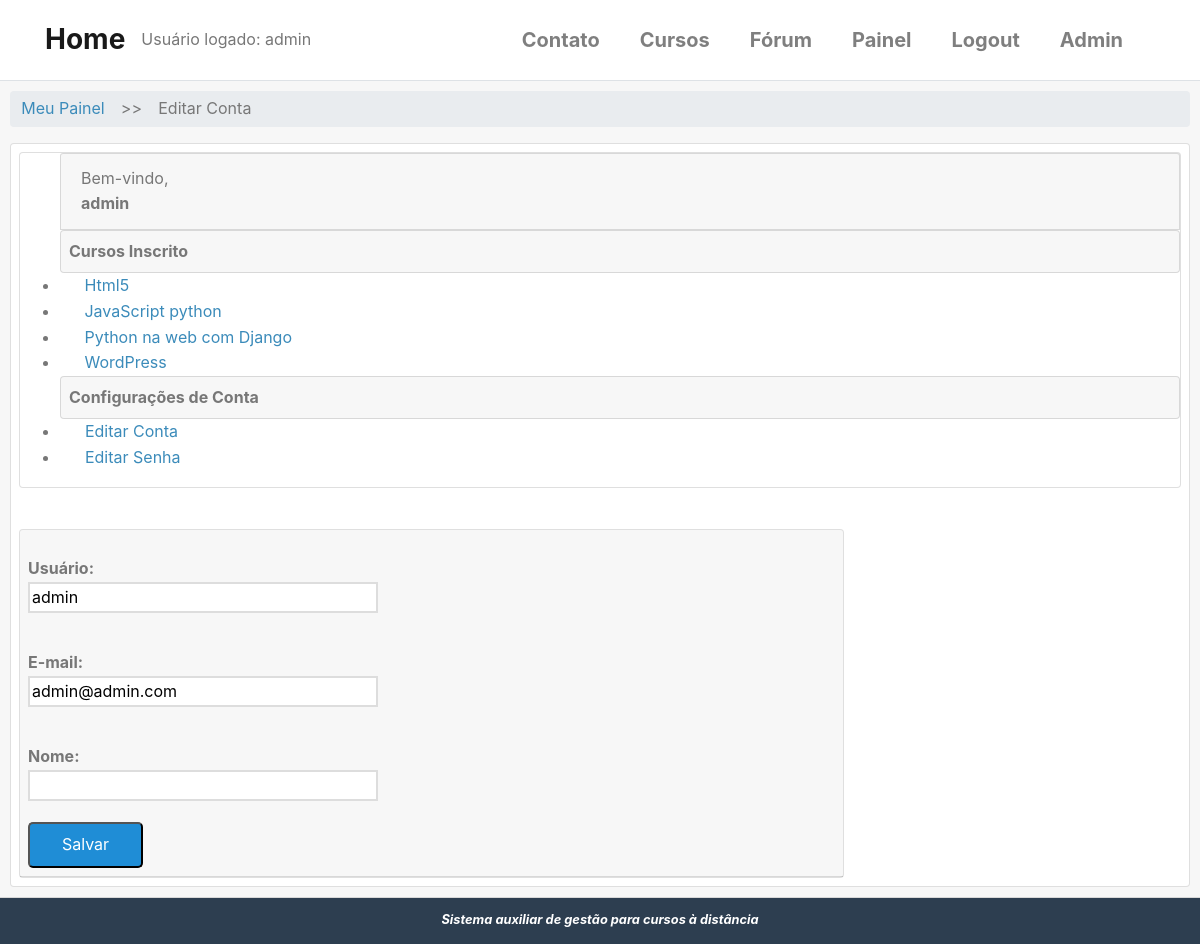
/conta/editar/usuario/ (signed in), run on the app's committed database.
### accounts/models.py (models this page shows, shortened)
class User(AbstractBaseUser, PermissionsMixin):
    username = models.CharField(
        'Usuário', max_length=30, unique=True,
        validators = [validators.RegexValidator(re.compile('^[\w.@+-]+$'),
        'O nome de usuário só pode conter letras, dígitos ou os seguintes caracteres: @/ ./ +/ -/ _',
        'Usuário inválido ou já existente!')]
    )
    email = models.EmailField('E-mail', unique=True)
    name = models.CharField('Nome', max_length=100, blank=True)
    is_active = models.BooleanField('Está ativo?', blank=True, default=True)
    is_staff = models.BooleanField('É da equipe?', blank=True, default=False)
    date_joined = models.DateTimeField('Data de Entrada', auto_now_add=True)
    objects = UserManager()
    USERNAME_FIELD = 'username'
    REQUIRED_FIELDS = ['email']
    class Meta:
        verbose_name = 'Usuário'
        verbose_name_plural = 'Usuários'
    def __str__(self):
        return self.name or self.username

### cursos/models.py (models this page shows, shortened)
class Enrollment(models.Model):
    STATUS_CHOICES = (
        (0, 'Pendente'),
        (1, 'Aprovado'),
        (2, 'Cancelado'),
        (3, 'Recusado'),
    )
    usuario = models.ForeignKey(
        settings.AUTH_USER_MODEL,
        verbose_name='Usuário',
        related_name='enrollments',
        on_delete=models.DO_NOTHING
    )
    curso = models.ForeignKey(
        Cursos, verbose_name='Curso',
        related_name='enrollments',
        on_delete=models.DO_NOTHING
    )
    status = models.ImageField(
        'Situação',
        choices=STATUS_CHOICES,
        default=0,
        blank=True
    )
    criado_em = models.DateTimeField('Criado em', auto_now_add=True)
    atualizado_em = models.DateTimeField('Atualizado em ', auto_now_add=True)
    class Meta:
        verbose_name = 'Inscrição'
        verbose_name_plural = 'Inscrições'
        """
        unique_together/unicidade - combina a unicidade entre cursos e usuário,
        ou seja, cada usuário se increve apenas uma vez para cada curso.
        """
        unique_together = (('usuario', 'curso'),)

class Cursos(models.Model):
    nome = models.CharField('Nome', max_length=100)
    slug = models.SlugField('Atalho')
    descricao = models.TextField('Descrição Simples', blank=True)
    sobre = models.TextField('Sobre o Curso', blank=True)
    data_inicial = models.DateField(
        'Data de início', null=True, blank=True,
    )
    imagem = models.ImageField(
        upload_to='cursos/imagens', verbose_name='Imagem',
        null=True, blank=True
    )
    criado_em = models.DateTimeField('Criado em', auto_now_add=True)
    atualizado_em = models.DateTimeField('Atualizado em ', auto_now_add=True)
    objects = CursosManager()
    def __str__(self):
        return str(self.nome)
    class Meta:
        verbose_name = 'Curso'
        verbose_name_plural = 'Cursos'
        ordering = ['nome']  # ['-name'] ordem decrescente

### accounts/views.py (the view)
# urls.py: path('editar/usuario/', views.editar_usuario, name='editar_usuario'),
@login_required
def editar_usuario(request):
    template_name = 'accounts/editar_usuario.html'
    context = {}
    if request.method == 'POST':
        form = EditarUsuarioForm(request.POST, instance=request.user)
        if form.is_valid():
            form.save()
            messages.success(request,
                             'Dados alterados com sucesso!!!'
                             )
            return redirect('accounts:painel')
    else:
        form = EditarUsuarioForm(instance=request.user)
    context['form'] = form
    return render(request, template_name, context)

### accounts/forms.py
class EditarUsuarioForm(forms.ModelForm):
    class Meta:
        model = User
        fields = ['username', 'email', 'name']

### cursos/templatetags/cursos_tags.py (called while the page is built)
@register.simple_tag
def listar_meus_cursos(user):
    return Enrollment.objects.filter(usuario=user)

### templates/accounts/editar_usuario.html (shortened to what this page needs)
{% extends "accounts/dashboard.html" %}
{% block breadcrumb %}
    {{ block.super }}
    <li style='margin: 5px;'>>></li>
    <li><a>Editar Conta</a></li>
{% endblock %}
{% block dashboard_content %}
<form class="pure-form pure-form-stacked" method="POST">
    <fieldset>
        {% for field in form %}
        <div class="pure-control-group">
            <p style='padding: 0; margin: 2px 0 0 0;'>{{ field.label_tag }}</p>
            {{ field }}
        </div>
        {% endfor %}
        <div class="pure-controls">
            <button type="submit"
            class="pure-button pure-button-primary">
            Salvar</button>
        </div>
    </fieldset>
</form>
{% endblock %}

### templates/accounts/dashboard.html (shortened to what this page needs)
{% extends "base.html" %}
{% load static %}
{% load cursos_tags %}
{% block content %}
{% listar_meus_cursos user as enrollments %}
<div class="card-header" style='padding: 10px;'>
    <div class="">
        <ul class="breadcrumb pure-menu-heading">
            {% block breadcrumb %}
            <li><a class="" href="{% url 'accounts:painel' %}">Meu Painel</a></li>
            {% endblock %}
        </ul>
    </div>
    <div class="card" style='margin: auto;'>
        <div class="pure-g-r content-ribbon">
            <div class="pure-u-1-4 m-2">
                <div class="card pure-menu pure-menu-open">
                    <ul>
                        <li class="card card-header">
                            Bem-vindo, <strong>{{ user }}</strong>
                        </li>
                        {% block menu_options %}
                        <li class="card card-header p-2"><strong>Cursos Inscrito</strong></li>
                        {% for enrollment in enrollments %}
                        <li>
                            <a href="{% url 'cursos:anuncios' enrollment.curso.slug %}">
                                <i class="fa fa-book pr-1"></i>{{ enrollment.curso }}
                            </a>
                        </li>
                        {% empty %}
                        <li style='padding: 5px 0 5px 15px;'>Não há inscrições</li>
                        {% endfor %}
                        <li class="card card-header p-2"><strong>Configurações de Conta</strong></li>
                        <li>
                            <a href="{% url 'accounts:editar_usuario' %}">
                                <i class="fa fa-cog"></i>
                                Editar Conta
                            </a>
                        </li>
                        <li>
                            <a href="{% url 'accounts:editar_senha' %}">
                            <i class="fa fa-lock"></i>
                            Editar Senha</a>
                        </li>
                        {% endblock menu_options %}
                    </ul>
                </div>
            </div>
            <br>
            <div class="carddash pure-u-2-3 m-2">
                <div class="card">
                    <div class="card-header p-2">
                    {% block dashboard_content %}{% endblock %}
                    </div>
                </div>
            </div>
        </div>
    </div>
</div>
{% endblock content %}

### templates/base.html (shortened to what this page needs)
{% load static %}
<!DOCTYPE html>
<html lang="pt-BR">
<head>
    <link rel="stylesheet" href="https://cdn.jsdelivr.net/npm/bootstrap@4.5.3/dist/css/bootstrap.min.css"
>
    <link rel="stylesheet" href="http://yui.yahooapis.com/pure/0.3.0/pure-min.css">
    <link rel="stylesheet" href="{% static 'css/styles1.css' %}"/>
    <link rel="stylesheet" href="{% static 'css/font-awesome.css' %}"/>
</head>
<div class="container-flex">
    <nav class="navbar navbar-expand-sm py-3 border-bottom navbar-light" style='margin-bottom: 0'>
        <div class="container">
            <a href="{% url 'home' %}" class="navbar-brand">
                <span class="font-weight-bold h3">Home</span>
            </a>
            Usuário logado: {{ user }}
            <div class="collapse navbar-collapse" id="navbarCollapse">
                <ul class="navbar-nav ml-auto">
                    <li class="nav-item">
                        <a href="{% url 'contato' %}" class="nav-link lead mr-4 font-weight-bold">Contato</a>
                    </li>
                    <li class="nav-item">
                        <a href="{% url 'cursos:lista_cursos' %}" class="nav-link lead mr-4 font-weight-bold">Cursos</a>
                    </li>
                    <li class="nav-item">
                        <a href="{% url 'forum:forum_index' %}" class="nav-link lead mr-4 font-weight-bold">Fórum</a>
                    </li>
                    {% if user.is_authenticated %}
                    <li class="nav-item">
                        <a href="{% url 'accounts:painel' %}" class="nav-link lead mr-4 font-weight-bold">Painel</a>
                    </li>
                    <li class="nav-item">
                        <a href="{% url 'accounts:logout' %}" class="nav-link lead mr-4 font-weight-bold">Logout</a>
                    </li>
                    {% endif %}
                    {% if user.is_superuser %}
                    <li class="nav-item">
                        <a href="/admin/" class="nav-link lead mr-4 font-weight-bold">Admin</a>
                    </li>
                    {% endif %}
                </ul>
            </div>
        </div>
    </nav>
    {% block content %}
    {% endblock %}
    <div class="footer">
        <i><b>Sistema auxiliar de gestão para cursos à distância</b></i>
    </div>
</div>
</html>

### static/css/styles1.css (style rules this page uses)
* { -webkit-box-sizing: border-box; -moz-box-sizing: border-box; box-sizing: border-box; }
a { color: #3b8bba; }
.pure-menu li a { padding-left: 0.5em; }
.carddash { margin: 40px; width: 70%; }
.footer { background: #2d3e50; color: #fff; text-align: center; padding: 1em; font-size: 80%; }
.pure-form label { margin: 1em 0 0; font-weight: bold; font-size: 100%; }
.pure-form input[type], .pure-form textarea, .pure-form select { border: 2px solid #ddd; box-shadow: none; font-size: 100%; width: 100%; max-width: 350px; margin-bottom: 0.3em; }
.pure-form .pure-control-group { margin-bottom: 1em; }
.pure-button-primary { background-color: #1f8dd6; color: white; padding: 0.5em 2em; border-radius: 5px; }
ul.breadcrumb { padding: 0; }
ul.breadcrumb li { display: inline-block; }
ul.breadcrumb li a { display: inline-block; padding: 0.3em 0.7em; }
a { color: #3b8bba; text-decoration: none; }

### data on the page
User: name+username "admin", form "admin" "admin@admin.com"
Enrollment: curso "Html5"
Enrollment: curso "JavaScript python"
Enrollment: curso "Python na web com Django"
Enrollment: curso "WordPress"

### other printed values
{{ field.label_tag }} "Usuário:" "E-mail:" "Nome:"
